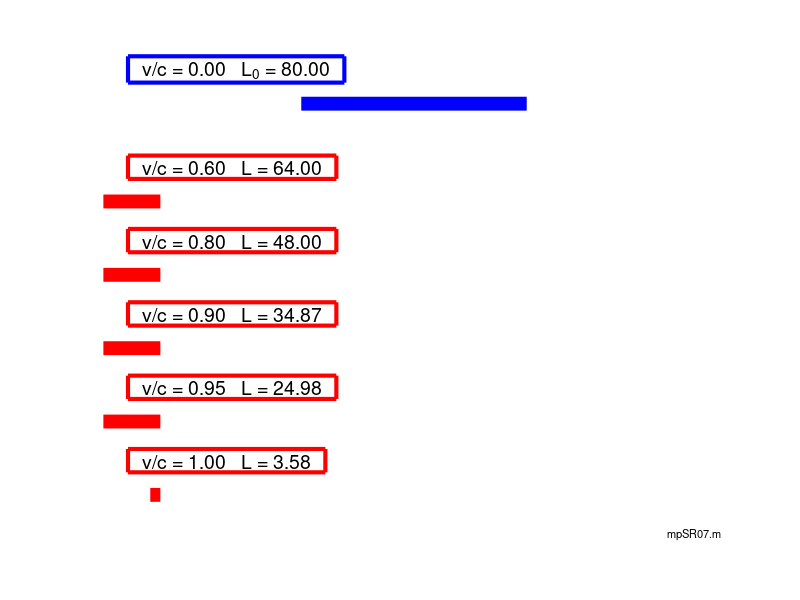

MATLAB code for this plot: (Note: this script raises an error after producing the figure.)
% mpSR07.m
% 190627  Matlab R2018b

% SPECIAL RELATIVITY ANIMATIONS
% LENGTH CONTRACTION
% Gamma   1/GAMMA
% Moving frame of reference (RED)
% Stationary frame of reference (BLUE) 
% Moving rod as observed by stationary observer

% DOING PHYSICS ONLINE 
%    https://d-arora.github.io/Doing-Physics-With-Matlab/
% Scripts
%     http://www.physics.usyd.edu.au/teach_res/mp/mscripts/

% VISUAL PHYSICS ONLINE
%    http://www.physics.usyd.edu.au/teach_res/hsp/sp/spHome.htm

% Documentation
%    http://www.physics.usyd.edu.au/teach_res/hsc/spP/mod7/m72D.htm

% Ian Cooper  ian.cooper@sydney.edu.au
% School of Physics, University of Sydney

close all
clear
clc

% ANIMATION and GIF file ==============================================
% Show and Save animation as a gif file (0 no)  (1 yes) for flagAG
    flagAG = 1;    
% file name for animated gif   
    ag_name = 'ag_SR.gif'; 
% Delay in seconds before displaying the next image  
    delay = 0.2;
    frame1 = 0;


% LENGTH CONTRACTION  =================================================
% Proper length
  L0 = 80;
% Grid points
  nT = 51;
% Time 
  t = linspace(0,200,nT);
% Velocity of moving systems wrt stationary system
  v = [0 0.6 0.8 0.9 0.95 0.999];
% 1/gamma
  gammaT = sqrt(1-v.^2);
% Contracted length
  L = gammaT.*L0;
% Width of line for rod
  W = 10;

figure(1)
 pos = [0.1 0.2 0.3 0.6];
   set(gcf,'Units','normalized')
   set(gcf,'Position',pos)
   set(gcf,'color','w')
   xlim([-110 110])
   ylim([0 100])
   box on
   grid on
   
for cc = 1 : nT
        
     xP = [-L0/2 L0/2]; yP = [88 88];
     plot(xP,yP,'b','linewidth',W);
        
     hold on
     n = 2;
     x = -90 + v(n).*t(cc);
     xP = [x-L(n), x]; yP = [68, 68];
     plot(xP,yP,'r','linewidth',W);
  
     n = 3;
     x = -90 + v(n).*t(cc);
     xP = [x-L(n), x]; yP = [53, 53];
     plot(xP,yP,'r','linewidth',W);
  
     n = 4;
     x = -90 + v(n).*t(cc);
     xP = [x-L(n), x]; yP = [38, 38];
     plot(xP,yP,'r','linewidth',W);
   
     
     n = 5;
     x = -90 + v(n).*t(cc);
     xP = [x-L(n), x]; yP = [23, 23];
     plot(xP,yP,'r','linewidth',W);
        
     n = 6;
     x = -90 + v(n).*t(cc);
     xP = [x-L(n), x]; yP = [8, 8];
     plot(xP,yP,'r','linewidth',W);
  
     
     % ----------------------------------------------------------------
     n = 1;
     txt = sprintf('  v/c = %2.2f   L_0 = %2.2f  '  ,v(n),L(n) );
     Htext = text(-100,95,txt);
     set(Htext,'EdgeColor','b','linewidth',3,'fontsize',14)
     
     n = 2;
     txt = sprintf('  v/c = %2.2f   L = %2.2f  '  ,v(n), L(n) );
     Htext = text(-100,75,txt);
     set(Htext,'EdgeColor','r','linewidth',3,'fontsize',14)
     
     n = 3;
     txt = sprintf('  v/c = %2.2f   L = %2.2f  '  ,v(n), L(n) );
     Htext = text(-100,60,txt);
     set(Htext,'EdgeColor','r','linewidth',3,'fontsize',14)
     
     n = 4;
     txt = sprintf('  v/c = %2.2f   L = %2.2f  '  ,v(n), L(n) );
     Htext = text(-100,45,txt);
     set(Htext,'EdgeColor','r','linewidth',3,'fontsize',14)
     
    n = 5;
     txt = sprintf('  v/c = %2.2f   L = %2.2f  '  ,v(n), L(n) );
     Htext = text(-100,30,txt);
     set(Htext,'EdgeColor','r','linewidth',3,'fontsize',14) 
   
   n = 6;
     txt = sprintf('  v/c = %2.2f   L = %2.2f  '  ,v(n), L(n) );
     Htext = text(-100,15,txt);
     set(Htext,'EdgeColor','r','linewidth',3,'fontsize',14) 
     
     text(90,0,'mpSR07.m','fontsize',8);
     
     xlim([-110 110])
     ylim([0 100])
     axis off
     pause(0.2)
     
% Save animation 
    if flagAG == 1
       frame1 = frame1 + 1;
         frame = getframe(1);
         im = frame2im(frame);
         [imind,cm] = rgb2ind(im,256);
         % On the first loop, create the file. In subsequent loops, append.
         if frame1 == 1
           imwrite(imind,cm,ag_name,'gif','DelayTime',delay,'loopcount',inf);
         else
          imwrite(imind,cm,ag_name,'gif','DelayTime',delay,'writemode','append');
         end
    end
    
    hold off
end
   
   
% GAMMA  1/ GAMMA =====================================================

% Velocity
  v = linspace(0,0.99,201);
% Gamma  
  gamma = 1./sqrt(1-v.^2);
  gammaT = 1./gamma;

figure(2)
   pos = [0.5 0.2 0.3 0.2];
   set(gcf,'Units','normalized')
   set(gcf,'Position',pos)
   set(gcf,'color','w')
   
   xP = v;  yP = gamma;    
   plot(xP,yP,'b','linewidth',2);
   hold on
   yP = gammaT;
   plot(xP,yP,'r','linewidth',2);

  grid on
  set(gca,'fontsize',12)
  legend('\gamma','1/\gamma','location','north','orientation','horizontal')
  xlabel('v / c')
  text(0.85,-1.2,'mpSR07.m','fontsize',8);
     
